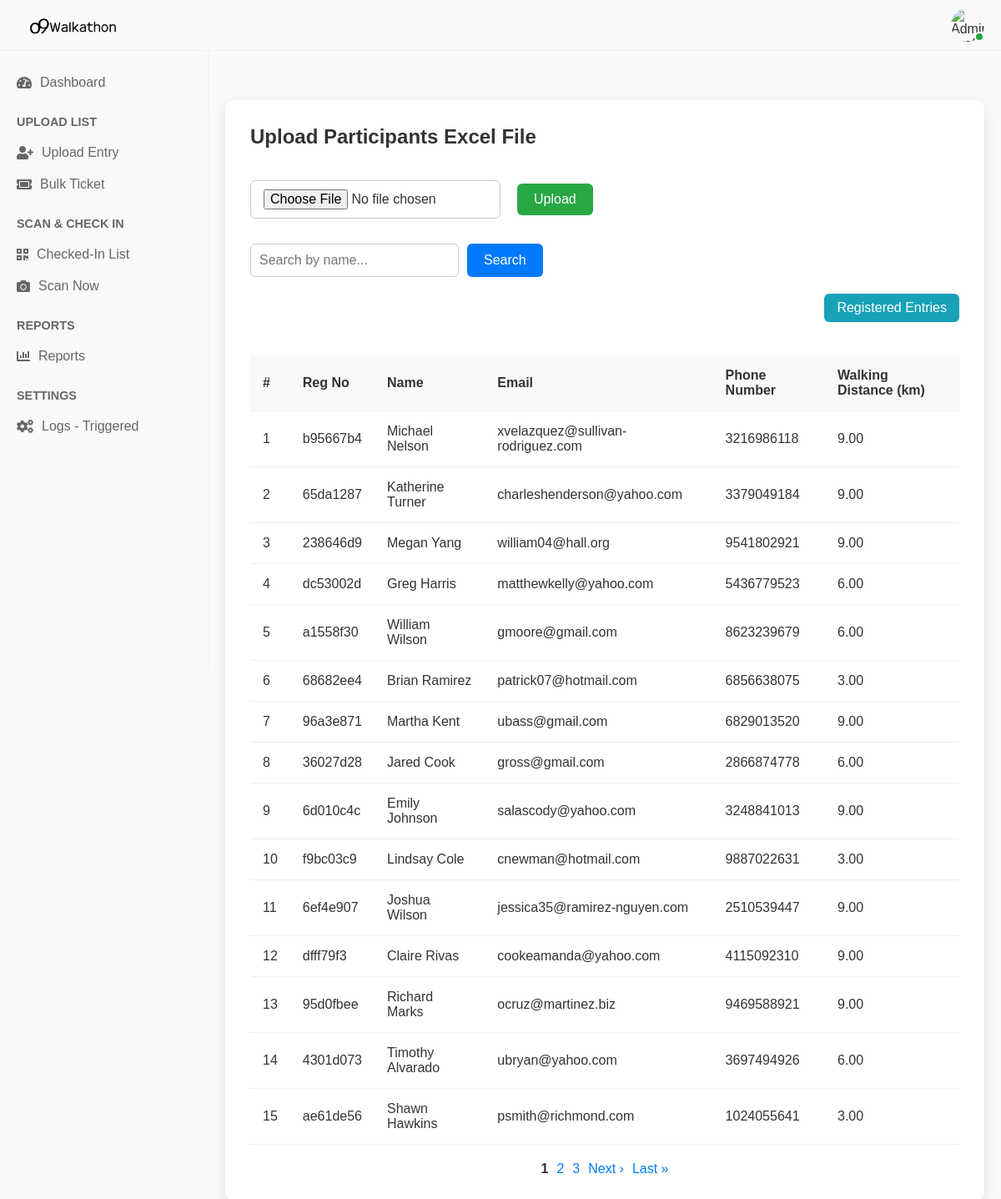
The page /registered_list/ on the database its author committed.
### walkathon_app/models.py (models this page shows, shortened)
class Participant(models.Model):
    unique_id = models.CharField(max_length=20, unique=True, default=generate_unique_id, editable=False)
    name = models.CharField(max_length=255)
    email = models.EmailField()
    phone_number = models.CharField(max_length=20)
    walking_distance_km = models.DecimalField(max_digits=5, decimal_places=2)
    registered_at = models.DateTimeField(auto_now_add=True)
    gender = models.CharField(
        max_length=10,
        choices=[('Male', 'Male'), ('Female', 'Female'), ('Others', 'Others')],
        null=True, blank=True
    )
    working_professional = models.CharField(
        max_length=3,
        choices=[('Yes', 'Yes'), ('No', 'No')],
        null=True, blank=True
    )
    o9_employee = models.CharField(
        max_length=3,
        choices=[('Yes', 'Yes'), ('No', 'No')],
        null=True, blank=True
    )
    employee_code = models.CharField(max_length=100, null=True, blank=True)
    company_name = models.CharField(max_length=255, null=True, blank=True)

### walkathon_app/views.py (the view)
# urls.py: path('registered_list/', views.registered_list, name='registered_list'),
def registered_list(request):
    search_query = request.GET.get('search', '')
    source_filter = request.GET.get('source')
    participants = Participant.objects.all()
    if source_filter == 'form':
        participants = participants.filter(unique_id__startswith='PART')
    if search_query:
        participants = participants.filter(name__icontains=search_query)
    paginator = Paginator(participants, 15)  # 15 per page
    page_number = request.GET.get('page')
    page_obj = paginator.get_page(page_number)
    context = {
        'participants': participants,
        'page_obj': page_obj,
        'search_query': search_query,
    }
    return render(request, 'registered_list.html', context)

### templates/registered_list.html (shortened to what this page needs)
{% extends "base.html" %}
{% load static %}
{% block content %}
<div class="upload-section">
    <h2>Upload Participants Excel File</h2>
    <br>
    <form method="POST" action="{% url 'upload_excel' %}" enctype="multipart/form-data" class="upload-form">
        <input type="file" name="excel_file" accept=".xlsx,.xls" required>
        <button type="submit">Upload</button>
    </form>
    <form method="GET" action="" class="search-form">
        <input type="text" name="search" placeholder="Search by name..." value="{{ search_query }}">
        <button type="submit">Search</button>
    </form>
    <div style="text-align: right; margin-bottom: 10px;">
        <a href="?source=form{% if search_query %}&search={{ search_query }}{% endif %}" class="toggle-btn">
            Registered Entries
        </a>
    </div>
    {% if page_obj %}
    <table>
        <thead>
            <tr>
                <th>#</th>
                <th>Reg No</th>
                <th>Name</th>
                <th>Email</th>
                <th>Phone Number</th>
                <th>Walking Distance (km)</th>
            </tr>
        </thead>
        <tbody>
            {% for participant in page_obj %}
            <tr>
                <td>{{ forloop.counter }}</td>
                <td>{{ participant.unique_id }}</td>
                <td>{{ participant.name }}</td>
                <td>{{ participant.email }}</td>
                <td>{{ participant.phone_number }}</td>
                <td>{{ participant.walking_distance_km }}</td>
            </tr>
            {% endfor %}
        </tbody>
    </table>
    <div class="pagination">
        {% for num in page_obj.paginator.page_range %}
            {% if page_obj.number == num %}
                <span>{{ num }}</span>
            {% elif num > page_obj.number|add:'-3' and num < page_obj.number|add:'3' %}
                <a href="?page={{ num }}{% if search_query %}&search={{ search_query }}{% endif %}">{{ num }}</a>
            {% endif %}
        {% endfor %}
        {% if page_obj.has_next %}
            <a href="?page={{ page_obj.next_page_number }}{% if search_query %}&search={{ search_query }}{% endif %}">Next &rsaquo;</a>
            <a href="?page={{ page_obj.paginator.num_pages }}{% if search_query %}&search={{ search_query }}{% endif %}">Last &raquo;</a>
        {% endif %}
    </div>
    {% else %}
        <p>No data to display. Upload an Excel file to see participants.</p>
    {% endif %}
</div>
{% endblock %}

### templates/base.html (style rules this page uses)
* { margin: 0; padding: 0; box-sizing: border-box; }
body { font-family: 'Segoe UI', Tahoma, Geneva, Verdana, sans-serif; background: #f1f5f9; color: #333; }

### templates/registered_list.html (style rules this page uses)
body { font-family: 'Arial', sans-serif; background-color: #f8f9fa; margin: 0; padding: 0; }
.upload-section { background: #fff; padding: 30px; border-radius: 12px; box-shadow: 0 6px 16px rgba(0, 0, 0, 0.1); margin-top: 40px; max-width: 1200px; margin-left: auto; margin-right: auto; }
h2 { color: #333; font-size: 24px; font-weight: 600; margin-bottom: 20px; }
.upload-form { display: flex; align-items: center; gap: 20px; margin-bottom: 30px; }
.upload-form input[type="file"] { border: 1px solid #ccc; padding: 10px 15px; border-radius: 6px; width: 300px; font-size: 16px; }
.upload-form button { background-color: #28a745; color: white; padding: 10px 20px; border: none; border-radius: 6px; cursor: pointer; font-size: 16px; transition: background-color 0.3s; }
.search-form { display: flex; align-items: center; justify-content: flex-start; gap: 10px; margin-bottom: 20px; }
.search-form input { padding: 10px; width: 250px; border: 1px solid #ccc; border-radius: 6px; font-size: 16px; height: 40px; }
.search-form button { padding: 10px 20px; background-color: #007bff; color: white; border: none; border-radius: 6px; cursor: pointer; font-size: 16px; height: 40px; transition: background-color 0.3s; }
.toggle-btn { display: inline-block; padding: 8px 15px; background-color: #17a2b8; color: white; border-radius: 6px; text-decoration: none; font-size: 16px; margin-bottom: 20px; transition: background-color 0.3s; }
table { width: 100%; border-collapse: collapse; margin-top: 20px; font-size: 16px; }
th, td { padding: 15px; text-align: left; border-bottom: 1px solid #eee; }
th { background-color: #f8f9fa; font-weight: 600; }
.pagination { display: flex; justify-content: center; align-items: center; margin-top: 20px; }
.pagination a, .pagination span { color: #007bff; text-decoration: none; margin: 0 5px; font-size: 16px; }
.pagination span { font-weight: bold; color: #333; }

### rows shown on the page
Participant: unique_id "b95667b4", name "Michael Nelson", email "xvelazquez@sullivan-rodriguez.com", phone_number "3216986118", walking_distance_km "9.00"
Participant: unique_id "65da1287", name "Katherine Turner", email "charleshenderson@yahoo.com", phone_number "3379049184", walking_distance_km "9.00"
Participant: unique_id "238646d9", name "Megan Yang", email "william04@hall.org", phone_number "9541802921", walking_distance_km "9.00"
Participant: unique_id "dc53002d", name "Greg Harris", email "matthewkelly@yahoo.com", phone_number "5436779523", walking_distance_km "6.00"
Participant: unique_id "a1558f30", name "William Wilson", email "gmoore@gmail.com", phone_number "8623239679", walking_distance_km "6.00"
Participant: unique_id "68682ee4", name "Brian Ramirez", email "patrick07@hotmail.com", phone_number "6856638075", walking_distance_km "3.00"
Participant: unique_id "96a3e871", name "Martha Kent", email "ubass@gmail.com", phone_number "6829013520", walking_distance_km "9.00"
Participant: unique_id "36027d28", name "Jared Cook", email "gross@gmail.com", phone_number "2866874778", walking_distance_km "6.00"
Participant: unique_id "6d010c4c", name "Emily Johnson", email "salascody@yahoo.com", phone_number "3248841013", walking_distance_km "9.00"
Participant: unique_id "f9bc03c9", name "Lindsay Cole", email "cnewman@hotmail.com", phone_number "9887022631", walking_distance_km "3.00"
Participant: unique_id "6ef4e907", name "Joshua Wilson", email "jessica35@ramirez-nguyen.com", phone_number "2510539447", walking_distance_km "9.00"
Participant: unique_id "dfff79f3", name "Claire Rivas", email "cookeamanda@yahoo.com", phone_number "4115092310", walking_distance_km "9.00"
Participant: unique_id "95d0fbee", name "Richard Marks", email "ocruz@martinez.biz", phone_number "9469588921", walking_distance_km "9.00"
Participant: unique_id "4301d073", name "Timothy Alvarado", email "ubryan@yahoo.com", phone_number "3697494926", walking_distance_km "6.00"
Participant: unique_id "ae61de56", name "Shawn Hawkins", email "psmith@richmond.com", phone_number "1024055641", walking_distance_km "3.00"

### other values the page prints
{{ num }} "1"
{{ num }} "2" "3"
